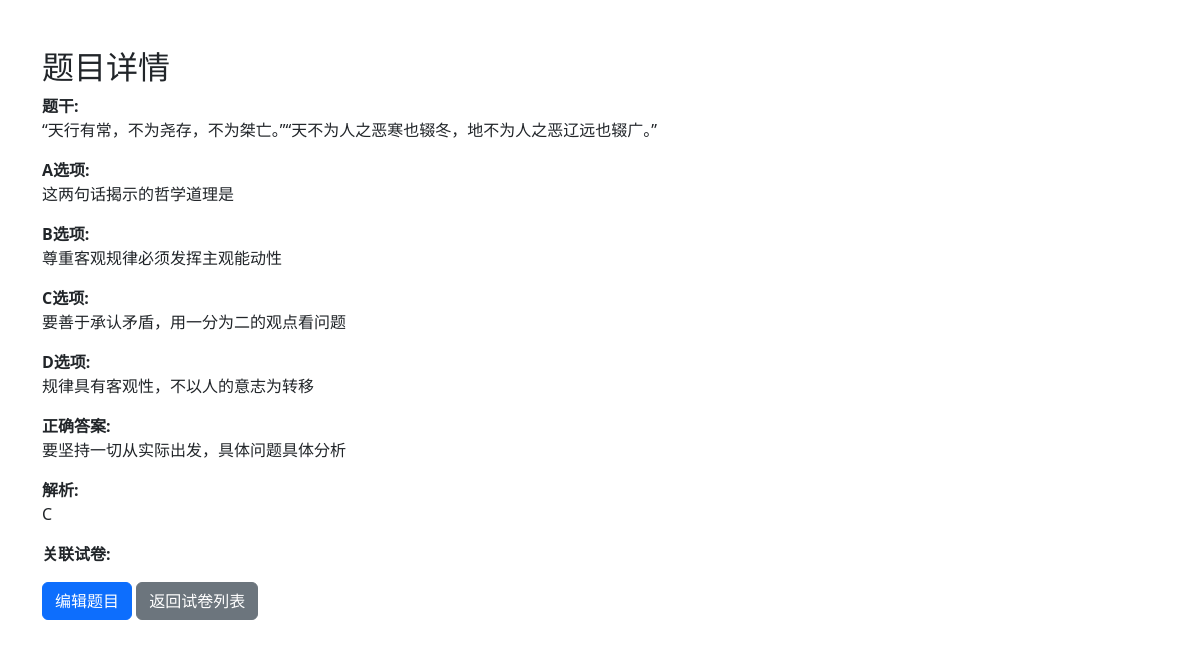
The page /questions/3 on the database its author committed.
### tables this page shows
CREATE TABLE questions (
        id INTEGER PRIMARY KEY AUTOINCREMENT,
        question_type TEXT NOT NULL,  -- '选择题', '填空题', '问答题'
        material TEXT NOT NULL,       -- 材料部分
        question_text TEXT NOT NULL,  -- 设问
        option_a TEXT,  -- 选项A
        option_b TEXT,  -- 选项B
        option_c TEXT,  -- 选项C
        option_d TEXT,  -- 选项D
        correct_answer TEXT,  -- 正确答案
        analysis TEXT  -- 解析
    );

### app.py (the view)
@app.route('/questions/<int:id>')
def question_detail(id):
    conn = get_db_connection()
    cursor = conn.cursor()
    cursor.execute('SELECT * FROM questions WHERE id = ?', (id,))
    question = cursor.fetchone()
    if question is None:
        return "题目未找到", 404  # 如果题目不存在，返回错误
    cursor.execute('''
        SELECT ep.title FROM exam_paper ep
        JOIN exam_paper_question epq ON ep.id = epq.exam_paper_id
        WHERE epq.question_id = ?
    ''', (id,))
    exam_papers = cursor.fetchall()
    conn.close()
    return render_template('question_detail.html', question=question, exam_papers=exam_papers)

### app.py (called while the page is built)
def get_db_connection():
    conn = sqlite3.connect('sztweb.db')
    conn.row_factory = sqlite3.Row
    return conn

### templates/question_detail.html (shortened to what this page needs)
<!DOCTYPE html>
<html lang="en">
<head>
    <link href="https://cdn.jsdelivr.net/npm/bootstrap@5.3.0/dist/css/bootstrap.min.css" rel="stylesheet">
</head>
<body class="container mt-5">
    <h2>题目详情</h2>
    <div class="form-group">
        <label for="question_text"><strong>题干:</strong></label>
        <p>{{ question[2] }}</p>
    </div>
    <div class="form-group">
        <label><strong>A选项:</strong></label>
        <p>{{ question[3] }}</p>
    </div>
    <div class="form-group">
        <label><strong>B选项:</strong></label>
        <p>{{ question[4] }}</p>
    </div>
    <div class="form-group">
        <label><strong>C选项:</strong></label>
        <p>{{ question[5] }}</p>
    </div>
    <div class="form-group">
        <label><strong>D选项:</strong></label>
        <p>{{ question[6] }}</p>
    </div>
    <div class="form-group">
        <label><strong>正确答案:</strong></label>
        <p>{{ question[7] }}</p>
    </div>
    <div class="form-group">
        <label><strong>解析:</strong></label>
        <p>{{ question[8] }}</p>
    </div>
    <div class="form-group">
        <label><strong>关联试卷:</strong></label>
    </div>
    <a href="{{ url_for('question_edit', id=question[0]) }}" class="btn btn-primary">编辑题目</a>
    <a href="{{ url_for('list_exam_papers') }}" class="btn btn-secondary">返回试卷列表</a>
</body>
</html>

### rows shown on the page
questions: material "“天行有常，不为尧存，不为桀亡。”“天不为人之恶寒也辍冬，地不为人之恶辽远也辍广。”", question_text "这两句话揭示的哲学道理是", option_a "尊重客观规律必须发挥主观能动性", option_b "要善于承认矛盾，用一分为二的观点看问题", option_c "规律具有客观性，不以人的意志为转移", option_d "要坚持一切从实际出发，具体问题具体分析", correct_answer "C"
